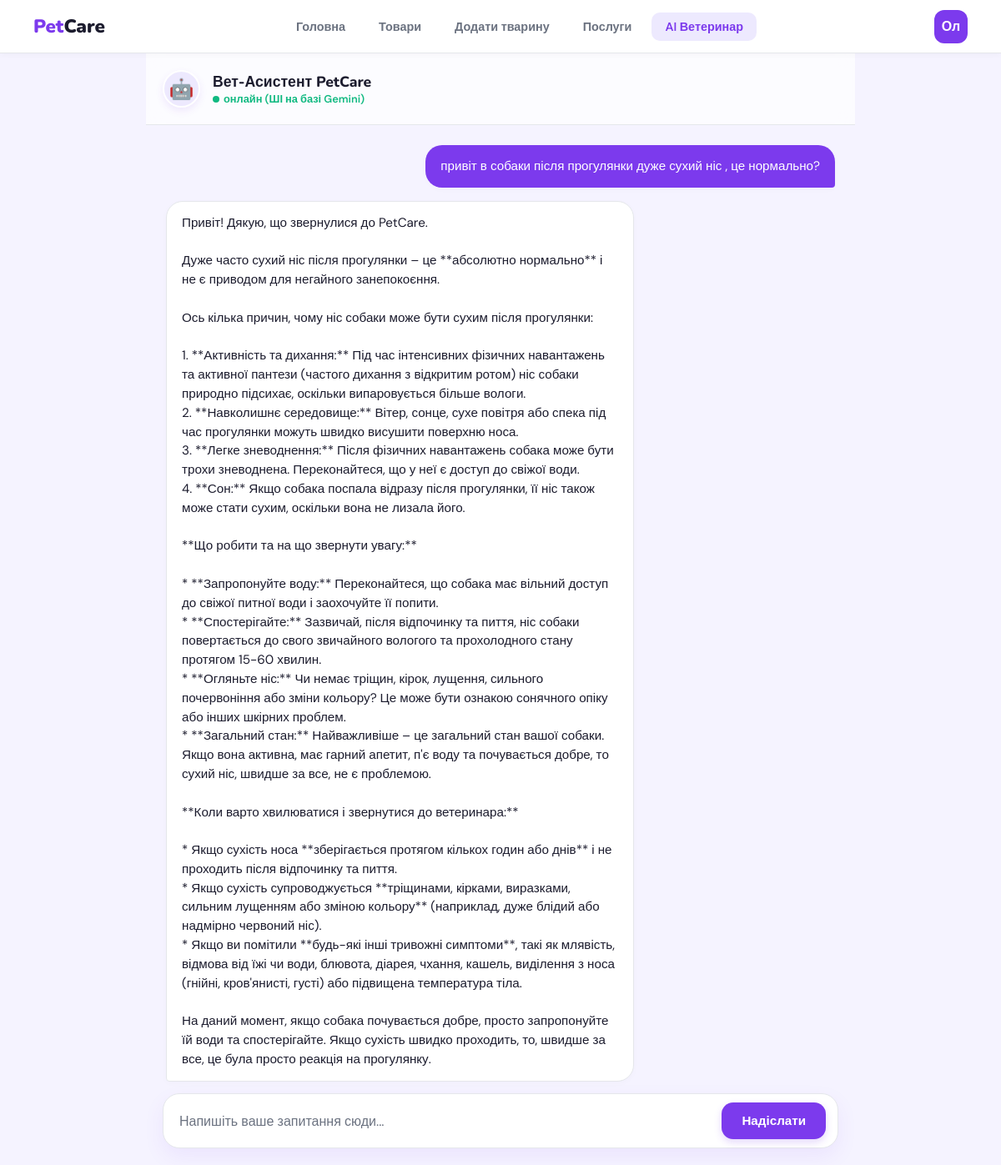
Page /AI (signed in) on the committed database.
### servises/models.py (models this page shows, shortened)
class ChatMessage(models.Model):
    user = models.ForeignKey(User, on_delete=models.CASCADE, related_name='chat_messages')
    text = models.TextField() # Використовуємо TextField, бо відповіді ШІ бувають довшими за 400 символів
    is_from_user = models.BooleanField(default=True)
    created_at = models.DateTimeField(auto_now_add=True)

### main/views.py (the view, shortened to what this page needs)
# urls.py: path('AI',views.ai_chat_page, name = 'ai_chat'),
@login_required(login_url='login')
def ai_chat_page(request):
    chat_history = ChatMessage.objects.filter(user=request.user).order_by('created_at')
    return render(request, 'main/AI.html', {'chat_history': chat_history})

### main/templates/main/AI.html (shortened to what this page needs)
{% load static %}
<!DOCTYPE html>
<html lang="uk">
<head>
</head>
<body>
    <nav>
        <div class="nav-logo">Pet<span>Care</span></div>
        <ul class="nav-links">
            <li><a href="{% url 'home' %}">Головна</a></li>
            <li><a href="{% url 'shop_page' %}">Товари</a></li>
            <li><a href="{% url 'register_pets' %}">Додати тварину</a></li>
            <li><a href="{% url 'servises' %}">Послуги</a></li>
            <li><a href="#" class="active">AI Ветеринар</a></li>
        </ul>
        <div class="nav-right">
            <div class="avatar">Ол</div>
        </div>
    </nav>
    <div class="chat-container">
        <div class="chat-header">
            <div class="ai-status-avatar">🤖</div>
            <div class="chat-header-info">
                <h2>Вет-Асистент PetCare</h2>
                <p>онлайн (ШІ на базі Gemini)</p>
            </div>
        </div>
        <div class="messages-box" id="messagesBox">
            {% if chat_history %}
                {% for message in chat_history %}
                    <div class="message {% if message.is_from_user %}user-msg{% else %}ai-msg{% endif %}">
                        {{ message.text|linebreaksbr }}
                    </div>
                {% endfor %}
            {% else %}
                <div class="chat-empty" id="chatEmptyState">
                    <h3>Привіт! Я твій AI-помічник 🐾</h3>
                    <p>Запитай мене про що завгодно: який корм обрати для кошеняти, як часто вигулювати собаку або що робити, якщо улюбленець сумує.</p>
                </div>
            {% endif %}
        </div>
        <div class="chat-input-area">
            <form method="post" class="chat-form" id="chatForm">
                <input type="text" name="message_text" class="chat-input" placeholder="Напишіть ваше запитання сюди..." required autocomplete="off" id="chatInputField">
                <button type="submit" class="btn-send">Надіслати</button>
            </form>
        </div>
    </div>
</body>
</html>

### main/templates/main/AI.html (style rules this page uses)
:root { --purple: #7C3AED; --purple-light: #EDE9FE; --purple-mid: #A78BFA; --bg: #F5F3FF; --white: #FFFFFF; --text: #1C1C2E; --muted: #6B7280; --border: #E5E7EB; --chat-user: #7C3AED; --chat-ai: #FFFFFF; }
* { box-sizing: border-box; margin: 0; padding: 0; }
body { font-family: 'DM Sans', sans-serif; background: var(--bg); color: var(--text); height: 100vh; display: flex; flex-direction: column; overflow: hidden; }
nav { background: var(--white); border-bottom: 1px solid var(--border); padding: 0 40px; height: 64px; display: flex; align-items: center; justify-content: space-between; position: relative; z-index: 10; box-shadow: 0 1px 8px rgba(0, 0, 0, 0.04); }
.nav-logo { font-family: 'Nunito', sans-serif; font-weight: 900; font-size: 1.4rem; color: var(--purple); text-decoration: none; }
.nav-logo span { color: var(--text); }
.nav-links { display: flex; gap: 8px; list-style: none; }
.nav-links a { text-decoration: none; color: var(--muted); font-weight: 600; font-size: 0.9rem; padding: 8px 16px; border-radius: 10px; transition: 0.2s; }
.nav-links a:hover, .nav-links a.active { background: var(--purple-light); color: var(--purple); }
.avatar { width: 40px; height: 40px; border-radius: 12px; background: var(--purple); color: white; display: flex; align-items: center; justify-content: center; font-weight: 800; }
.chat-container { flex: 1; max-width: 850px; width: 100%; margin: 0 auto; display: flex; flex-direction: column; background: transparent; height: calc(100vh - 64px); position: relative; }
.chat-header { padding: 20px; display: flex; align-items: center; gap: 15px; background: rgba(255, 255, 255, 0.7); backdrop-filter: blur(10px); border-bottom: 1px solid var(--border); }
.ai-status-avatar { width: 45px; height: 45px; background: var(--purple-light); border-radius: 50%; display: flex; align-items: center; justify-content: center; font-size: 1.5rem; border: 2px solid var(--white); box-shadow: 0 4px 10px rgba(124, 58, 237, 0.1); }
.chat-header-info h2 { font-family: 'Nunito', sans-serif; font-size: 1.1rem; font-weight: 800; }
.chat-header-info p { font-size: 0.8rem; color: #10B981; font-weight: 600; display: flex; align-items: center; gap: 5px; }
.chat-header-info p::before { content: ''; display: inline-block; width: 8px; height: 8px; background: #10B981; border-radius: 50%; }
.messages-box { flex: 1; padding: 24px; overflow-y: auto; display: flex; flex-direction: column; gap: 16px; padding-bottom: 100px; }
.message { max-width: 70%; padding: 14px 18px; border-radius: 20px; font-size: 0.95rem; line-height: 1.5; word-wrap: break-word; box-shadow: 0 2px 8px rgba(0, 0, 0, 0.02); animation: fadeIn 0.3s ease-out; }
.message.user-msg { background: var(--chat-user); color: var(--white); align-self: flex-end; border-bottom-right-radius: 4px; }
.message.ai-msg { background: var(--chat-ai); color: var(--text); align-self: flex-start; border-bottom-left-radius: 4px; border: 1px solid var(--border); }
.chat-input-area { position: absolute; bottom: 20px; left: 20px; right: 20px; background: var(--white); padding: 10px 14px; border-radius: 20px; border: 1px solid var(--border); box-shadow: 0 10px 25px rgba(124, 58, 237, 0.08); display: flex; align-items: center; gap: 12px; }
.chat-form { width: 100%; display: flex; align-items: center; gap: 10px; }
.chat-input { flex: 1; border: none; outline: none; font-family: 'DM Sans', sans-serif; font-size: 1rem; color: var(--text); padding: 10px 5px; background: transparent; }
.chat-input::placeholder { color: var(--muted); }
.btn-send { background: var(--purple); color: var(--white); border: none; padding: 12px 24px; border-radius: 14px; font-family: 'Nunito', sans-serif; font-weight: 700; font-size: 0.95rem; cursor: pointer; transition: 0.2s; box-shadow: 0 4px 10px rgba(124, 58, 237, 0.2); }

### rows in the picture
ChatMessage: text "привіт в собаки після прогулянки дуже сухий ніс , це нормально?"
ChatMessage: text "Привіт! Дякую, що звернулися до PetCare. Дуже часто сухий ніс після прогулянки – це **абсолютно нормально** і не є приводом для негайного занепокоєння. Ось кілька причин, чому ніс собаки може бути сухим після прогулянки: 1. **Активність та дихання:** Під час інтенсивних фізичних навантажень та активної пантези (частого дихання з відкритим ротом) ніс собаки природно підсихає, оскільки випаровується більше вологи. 2. **Навколишнє середовище:** Вітер, сонце, сухе повітря або спека під час прогулянки можуть швидко висушити поверхню носа. 3. **Легке зневоднення:** Після фізичних навантажень собака може бути трохи зневоднена. Переконайтеся, що у неї є доступ до свіжої води. 4. **Сон:** Якщо…"
